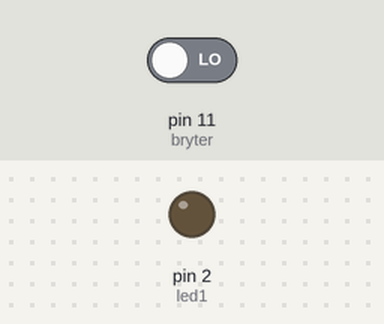
A sketch run on a simulated Arduino Uno, built with avr-gcc and run on an emulated ATmega328P. Shown: output pins drawn as LEDs (lit = HIGH). The test bench sets the inputs (shaded band); at power-on: pin 11 (bryter) LOW.

Above: at 1.2 s.
1.3 s: pin 11 (bryter) driven HIGH
At 1.8 s:
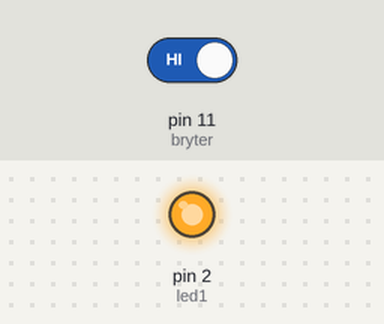
2.8 s: pin 11 (bryter) driven LOW
At 4.2 s:
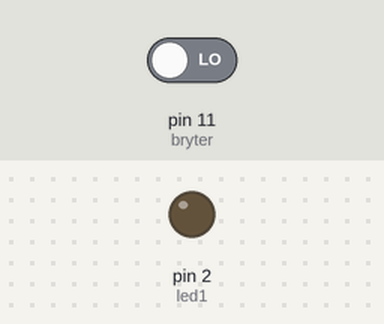
Timing chart, 0 to 5.8 s (numbered marks = the images above; inputs shaded):
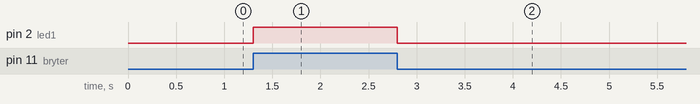

The sketch:

test2222.ino
```cpp
// Oppgave 7 - Lysbryter - 30.01.2018 - MHP

// KONSTANTER:
const byte led1 = 2;
const byte rele = 10;
const byte bryter = 11;

// VARIABLER:
int lesbryter;

// SETUP:
void setup() {
  pinMode(led1, OUTPUT);
  pinMode(bryter, INPUT);
}

// FUNKSJONER:

// HOVUDPROGRAM:
void loop() {
  lesbryter = digitalRead(bryter);
  if (lesbryter == HIGH) {
    digitalWrite(led1, HIGH);
    digitalWrite(rele, HIGH);
  } else {
    digitalWrite(led1, LOW);
    digitalWrite(rele, LOW);
    }
}
```

Measured:
- after the input at 1.3 s, pin 2 (led1): LOW → HIGH at once
- after the input at 2.8 s, pin 2 (led1): HIGH → LOW at once
